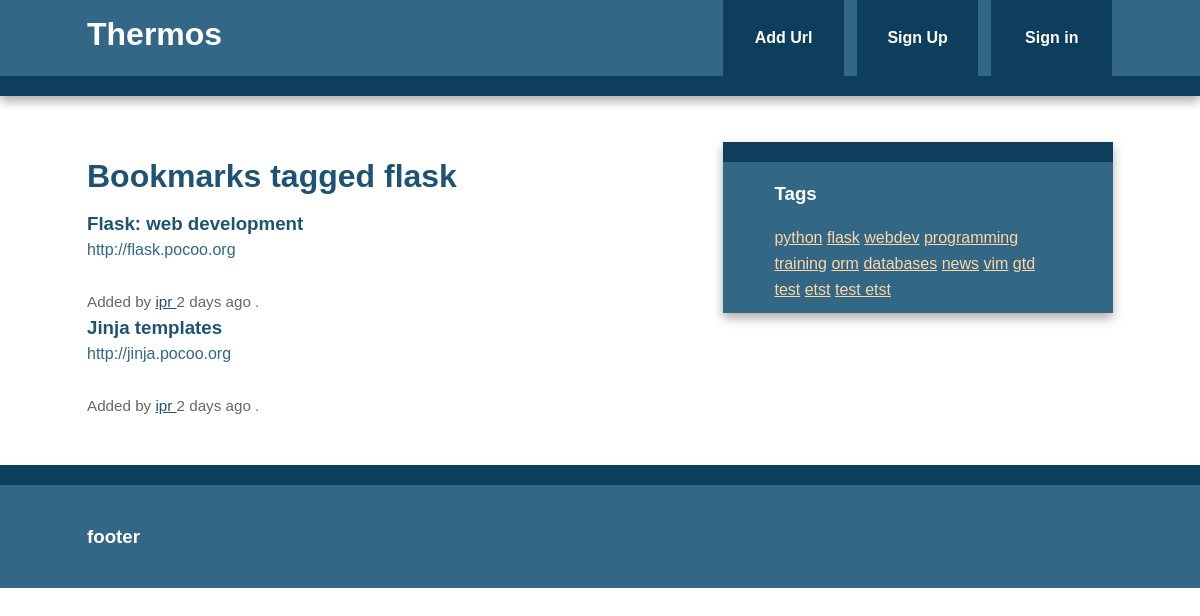
Page /tag/flask on the committed database.
### thermos/models.py (models this page shows, shortened)
class Tag(db.Model):
    id = db.Column(db.Integer, primary_key=True)
    name = db.Column(db.String(25), nullable=False, unique=True, index=True)
    @staticmethod
    def all():
        return Tag.query.all()
    def __repr__(self):
        return self.name

class Bookmark(db.Model):
    id = db.Column(db.Integer, primary_key=True)
    url = db.Column(db.Text, nullable=False)
    date = db.Column(db.DateTime, default=datetime.utcnow())
    description = db.Column(db.String(300))
    user_id = db.Column(db.Integer, db.ForeignKey('user.id'), nullable=False)
    _tag = db.relationship('Tag', secondary=tags,
                           backref=db.backref('bookmarks', lazy='dynamic'))
    @property
    def tags(self):
        return ",".join([t.name for t in self._tag])
    @tags.setter
    def tags(self,string):
        if string:
            self._tag = [Tag.get_or_create(name) for name in string.split(",")]

class User(db.Model, UserMixin):
    id = db.Column(db.Integer, primary_key=True)
    username = db.Column(db.String(80), unique=True)
    email = db.Column(db.String(120), unique=True)
    bookmarks = db.relationship("Bookmark", backref='user', lazy='dynamic')
    password_hash = db.Column(db.String)
    @property
    def password(self):
        raise AttributeError("password: write-only field")

### thermos/views.py (the view)
@app.route("/tag/<name>")
def tag(name):
    tag = Tag.query.filter_by(name=name).first_or_404()
    return render_template('tag.html', tag=tag)

### thermos/views.py (called while the page is built)
@app.context_processor  # make globally available in template context
def inject_tags():
    return dict(all_tags=Tag.all)

### thermos/templates/tag.html (shortened to what this page needs)
{% extends "base.html" %}
{% from "form_macros.html" import render_field %}
{% block content %}
    <article>
        <header><h1>Bookmarks tagged {{ tag }}</h1></header>
        {% if tag.bookmarks.count() > 0 %}
            {% with bookmarks=tag.bookmarks %}
                {% include "bookmark_list.html" %}
            {% endwith %}
        {% else %}
            There are no bookmarks for this tag.
        {% endif %}
    </article>
{% endblock %}

### thermos/templates/base.html (shortened to what this page needs)
<!doctype html>
<html class="no-js" lang="">
    <head>
        <link rel="stylesheet" href="{{ url_for('static', filename='css/normalize.min.css') }}">
        <link rel="stylesheet" href="{{ url_for('static', filename='css/main.css') }}">
        {% block styles %}
            <link rel="stylesheet" href="{{ url_for('static', filename='css/normalize.min.css') }}">
            <link rel="stylesheet" href="{{ url_for('static', filename='css/main.css') }}">
        {% endblock %}
    </head>
    <body>
        <div class="header-container">
            <header class="wrapper clearfix">
                <a href="{{ url_for('index') }}"><h1 class="title">Thermos</h1></a>
                <nav>
                    <ul>
                        <li><a href="{{ url_for('add') }}  ">   Add Url  </a></li>
                        {% if current_user.is_authenticated %}
                            <li><a href="{{ url_for('user', username=current_user.username) }}"> My Links </a>  </li>
                            <li><a href="{{ url_for('logout') }}"> Sign out </a>  </li>
                        {% else %}
                            <li><a href="{{ url_for('signup') }}"> Sign Up</a></li>
                            <li><a href="{{ url_for('login') }}">Sign in </a> </li>
                        {% endif %}
                    </ul>
                </nav>
            </header>
        </div>
        <div class="main-container">
            <div class="main wrapper clearfix">
                {% block content %}
                {% endblock %}
                {% block sidebar %}
                <aside>
                    <h3>Tags</h3>
                    {% for t in all_tags() %}
                        <a href="{{ url_for("tag", name=t)}}">{{ t }}</a>
                    {% endfor %}
                </aside>
                {% endblock %}
            </div>
        </div>
        <div class="footer-container">
            <footer class="wrapper">
                <h3>footer</h3>
            </footer>
        </div>
    </body>
</html>

### thermos/templates/bookmark_list.html
<ul class="bookmarks">
    {% for bookmark in bookmarks %}
    <li>
        {% include "bookmark.html" %}
    </li>
    {% endfor %}
</ul>

### thermos/templates/bookmark.html (shortened to what this page needs)
        <a class="header" href="{{ bookmark.url }}">
            <h3 class="description">
                {{ bookmark.description | truncate(50, killwords=true) }}
            </h3>
            <span class="url">
                {{ bookmark.url | truncate(50, killwords=true) }}
            </span>
        </a>
        <div class="info">
            <br>
            Added by <a href="{{ url_for('user', username=bookmark.user.username) }}" >
            {{ bookmark.user.username }}
            </a>
             {{ moment(bookmark.date).fromNow()  }} .
        </div>

### thermos/static/css/main.css (style rules this page uses)
html { color: #222; font-size: 1em; line-height: 1.4; }
body { font: 16px/26px Helvetica, Helvetica Neue, Arial; }
.wrapper { width: 90%; margin: 0 5%; }
.header-container { border-bottom: 20px solid #0d3e5b; }
.footer-container, .main aside { border-top: 20px solid #0d3e5b; }
.header-container, .footer-container, .main aside { background: #326786; }
.title { color: white; }
nav ul { margin: 0; padding: 0; list-style-type: none; }
nav a { display: block; margin-bottom: 10px; padding: 15px 0; text-align: center; text-decoration: none; font-weight: bold; color: white; background: #0d3e5b }
.main { padding: 30px 0; }
.main article h1 { font-size: 2em; }
.main aside { color: white; padding: 0px 5% 10px; }
.footer-container footer { color: white; padding: 20px 0; }
a, a:visited { color: #1E5373; }
h1, h2, h3, h4, h5, h6 { color: #1e5373; }
.main aside h3, footer h3 { color:white; }
ul.bookmarks { list-style: none none; padding-left: 0; }
a.header { color: #326786; text-decoration: none; display: block; }
a.header h3 { margin:0 0; }
div.info { font-size: .95em; color: #666666 }
aside a { color: #FFD6A3; }
h1, h2, h3, h4, h5, h6 { color: #1E5373; }
.main aside h3, footer h3, footer a, footer a:visited { color: white; }
@media only screen and (min-width: 480px) { nav a { float: left; width: 27%; margin: 0 1.7%; padding: 25px 2%; margin-bottom: 0; } }
@media only screen and (min-width: 480px) { nav li:first-child a { margin-left: 0; } }
@media only screen and (min-width: 480px) { nav li:last-child a { margin-right: 0; } }
@media only screen and (min-width: 480px) { nav ul li { display: inline; } }
@media only screen and (min-width: 768px) { .header-container, .main aside { -webkit-box-shadow: 0 5px 10px #aaa; -moz-box-shadow: 0 5px 10px #aaa; box-shadow: 0 5px 10px #aaa; } }
@media only screen and (min-width: 768px) { .title { float: left; } }
@media only screen and (min-width: 768px) { nav { float: right; width: 38%; } }
@media only screen and (min-width: 768px) { .main article { float: left; width: 57%; } }
@media only screen and (min-width: 768px) { .main aside { float: right; width: 28%; } }
@media only screen and (min-width: 1140px) { .wrapper { width: 1026px; margin: 0 auto; } }
.clearfix:before, .clearfix:after { content: " "; display: table; }
.clearfix:after { clear: both; }
.clearfix { *zoom: 1; }

### rows in the picture
Tag: name "flask"
Bookmark: description "Flask: web development", url "http://flask.pocoo.org", user.username "ipr", date "2 days ago"
Bookmark: description "Jinja templates", url "http://jinja.pocoo.org", user.username "ipr", date "2 days ago"
Tag: name "python"
Tag: name "webdev"
Tag: name "programming"
Tag: name "training"
Tag: name "orm"
Tag: name "databases"
Tag: name "news"
Tag: name "vim"
Tag: name "gtd"
Tag: name "test"
Tag: name "etst"
Tag: name "test etst"
